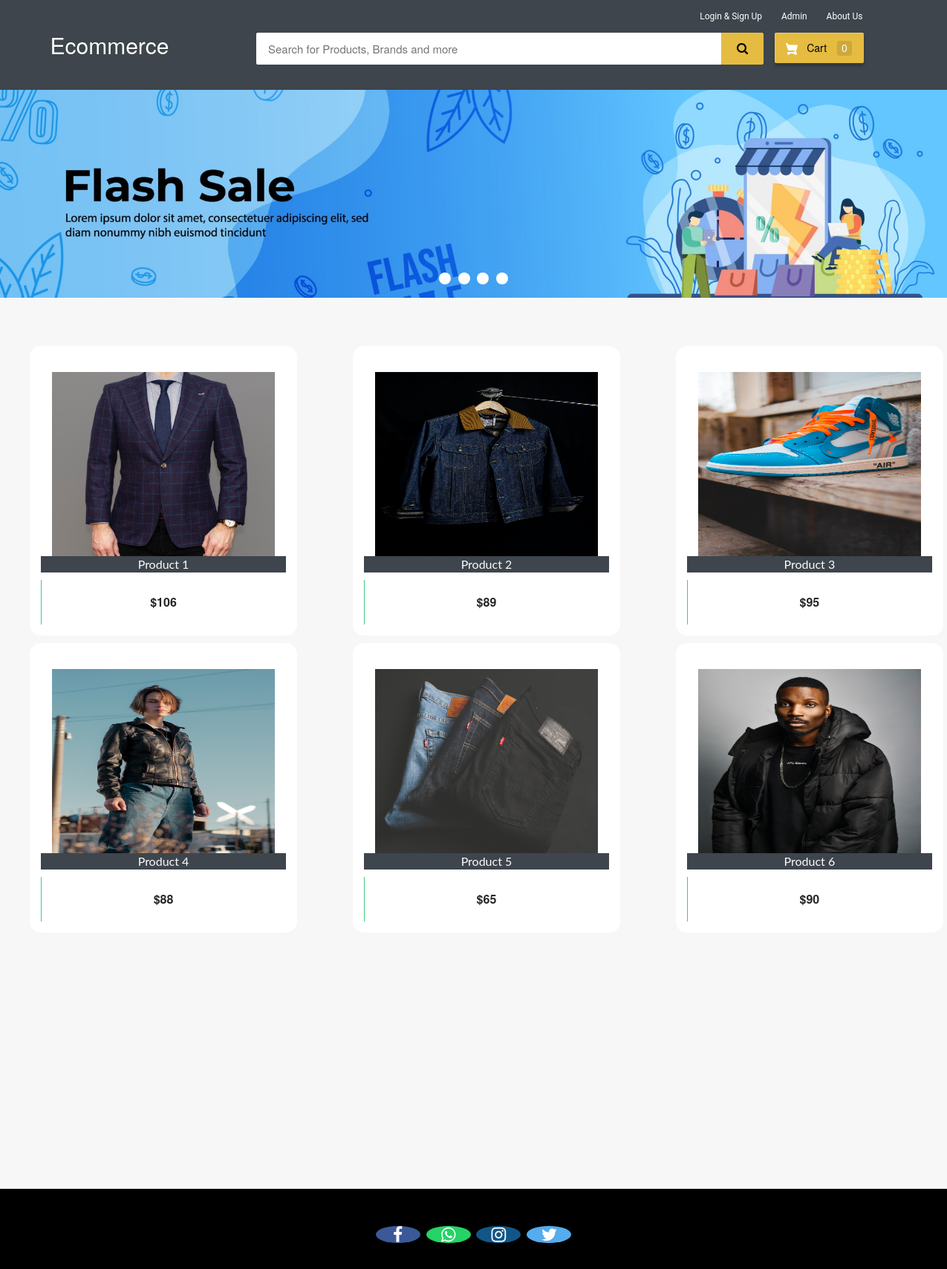
The page / on the database its author committed.
### ecom/models.py (models this page shows, shortened)
class Product(models.Model):
    name=models.CharField(max_length=40)
    product_image= models.ImageField(upload_to='product_image/',null=True,blank=True)
    price = models.PositiveIntegerField()
    description=models.CharField(max_length=40)

### ecom/views.py (the view)
# urls.py: path('',views.home_view,name=''),
def home_view(request):
    products=models.Product.objects.all()
    if 'product_ids' in request.COOKIES:
        product_ids = request.COOKIES['product_ids']
        counter=product_ids.split('|')
        product_count_in_cart=len(set(counter))
    else:
        product_count_in_cart=0
    if request.user.is_authenticated:
        return HttpResponseRedirect('afterlogin')
    return render(request,'ecom/index.html',{'products':products,'product_count_in_cart':product_count_in_cart})

### templates/ecom/index.html (shortened to what this page needs)
{% extends 'ecom/homebase.html' %}
{% load static %}
{% block content %}
<div class="row">
  <div class="col-md-12">
    <div class="slider-container">
      <div class="menu">
        <label for="slide-dot-1"></label>
        <label for="slide-dot-2"></label>
        <label for="slide-dot-3"></label>
        <label for="slide-dot-4"></label>
      </div>
        <div class="slide slide-1"></div>
    </div>
  </div>
</div>
{%if products%}
<br>
  <div class="row">
      {% for p in products %}
      <div class="column">
      <div class="container page-wrapper" style="width: 450px;">
        <div class="page-inner">
          <div class="row">
            <div class="el-wrapper">
              <div class="box-up">
                <img class="img" src="{% static p.product_image.url %}" alt="product pic" height="300px" width="300px">
                <div class="img-info">
                  <div class="info-inner">
                    <span style="background-color:#3e454c; color:fbfbfb;"class="p-company">{{p.name}}</span>
                  </div>
                </div>
              </div>
              <div class="box-down">
                <a class="cart" href="{% url 'add-to-cart' p.id  %}">
                  <span class="price">${{p.price}}</span>
                  <span class="add-to-cart">
                    <span class="txt"><i class="fa fa-shopping-cart"></i> Add To Cart</span>
                  </span>
                </a>
              </div>
            </div>
          </div>
        </div>
      </div>
      </div>
{% if forloop.counter|divisibleby:"3" %}
    </div>
    <div class="row">
          <br><br><br><br><br>
{% endif %}
  {% endfor %}
</div>
{%else%}
<h3 style="text-align:center; color:#3E454C;">No Search Found</h3>
{%endif%}
<br><br><br>
<br><br><br><br><br><br><br><br><br><br><br><br>
{% endblock content %}

### templates/ecom/homebase.html (shortened to what this page needs)
<html>
{% load static %}
<head>
<link rel="stylesheet" href="https://maxcdn.bootstrapcdn.com/bootstrap/3.3.0/css/bootstrap.min.css">
<link rel="stylesheet" href="https://maxcdn.bootstrapcdn.com/font-awesome/4.7.0/css/font-awesome.min.css">
</head>
<body>
  {%if request.user.is_authenticated%}
    {% include "ecom/customer_navbar.html" %}
  {%else%}
  <div id="navbar">
    <div class="container">
        <div class="row row1">
            <ul class="largenav pull-right">
              <li class="upper-links dropdown"><a class="links" href="">Login & Sign Up</a>
              </li>
                <li class="upper-links"><a class="links" href="/adminclick">Admin</a></li>
                <li class="upper-links"><a class="links" href="/aboutus">About Us</a></li>
            </ul>
        </div>
        <div class="row row2">
            <div class="col-sm-3">
                <h2 style="margin:0px;"><a style="text-decoration:none; color:white;" href="/"><span class="largenav">Ecommerce </span></a></h2>
            </div>
            <div class="navbar-search smallsearch col-sm-7 col-xs-11">
              <form  action="/search" method="get">
                <div class="row"> <input class="navbar-input col-xs-11" type="search" placeholder="Search for Products, Brands and more" name="query" id="query">
                  <button class="navbar-button col-xs-1" type="submit">
                  </button>
                </div>
              </form>
            </div>
            <div class="cart1 largenav col-sm-2"> <a class="cart-button" href="/cart">  Cart <span class="item-number ">{{ product_count_in_cart }}</span> </a> </div>
        </div>
    </div>
</div>
  {%endif%}
{% block content %}
{% endblock content %}
<br><br><br>
<footer>
  <br>
  <p>
    <a href="#" class="fa fa-facebook"></a>
    <a href="#" class="fa fa-whatsapp"></a>
    <a href="#" class="fa fa-instagram"></a>
    <a href="#" class="fa fa-twitter"></a>
  </p>
  <br>
</footer>
</body>
</html>

### templates/ecom/homebase.html (style rules this page uses)
body { background-color: #f7f7f7; }
#navbar { background-color: #3e454c; color: black; }
.row1 { padding-top: 10px; padding-right: 50px }
.row2 { padding-bottom: 20px }
.navbar-input { padding: 11px 16px; border-radius: 2px 0 0 2px; border: 0 none; outline: 0 none; font-size: 15px }
.navbar-button { background-color: #e5bc41; border: 1px solid #e5bc41; border-radius: 0 2px 2px 0; color: #565656; padding: 10px 0; height: 43px; cursor: pointer }
.cart-button { background-color: #E5BC41; box-shadow: 0 4px 4px 0 rgba(0, 0, 0, .23), inset 1px 1px 0 0 hsla(0, 0%, 100%, .2); padding: 10px 0; text-align: center; height: 41px; border-radius: 2px; font-weight: 500; width: 120px; display: inline-block; color: #FFFFFF; text-decoration: none; color: inherit; border: none; outline: none }
.cart-svg { display: inline-block; width: 16px; height: 16px; vertical-align: middle; margin-right: 8px }
.item-number { border-radius: 3px; background-color: rgba(0, 0, 0, .1); height: 20px; padding: 3px 6px; font-weight: 500; display: inline-block; color: #fff; line-height: 12px; margin-left: 10px }
.upper-links { display: inline-block; padding: 0 11px; line-height: 23px; font-family: 'Roboto', sans-serif; letter-spacing: 0; color: inherit; border: none; outline: none; font-size: 12px }
.dropdown { position: relative; display: inline-block; margin-bottom: 0px }
.links { color: #fff; text-decoration: none }
.largenav { display: none }
.smallsearch { margin-left: 15px; margin-top: 15px }
.menu { cursor: pointer }
footer { padding: 0px 0px 0px 0px; background-color: black; margin: 0px; }
.fa { font-size: 23px; width: 60px; text-align: center; text-decoration: none; margin: 5px 2px; border-radius: 50%; }
.fa-facebook { background: #3B5998; color: white; margin-top: 30px; }
.fa-whatsapp { background: #25d366; color: white; }
.fa-twitter { background: #55ACEE; color: white; }
.fa-instagram { background: #125688; color: white; }
p { text-align: center; }
@media screen and (min-width: 768px) { .largenav { display: block } }
@media screen and (min-width: 768px) { .smallsearch { margin: 0px } }

### rows shown on the page
Product: product_image (picture), name "Product 1", price "106"
Product: product_image (picture), name "Product 2", price "89"
Product: product_image (picture), name "Product 3", price "95"
Product: product_image (picture), name "Product 4", price "88"
Product: product_image (picture), name "Product 5", price "65"
Product: product_image (picture), name "Product 6", price "90"

### other values the page prints
{{ product_count_in_cart }} "0"
